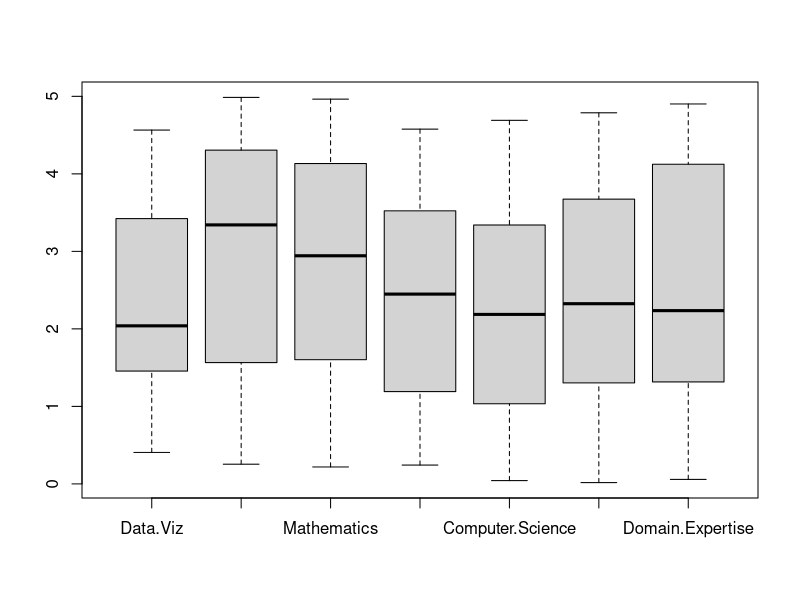
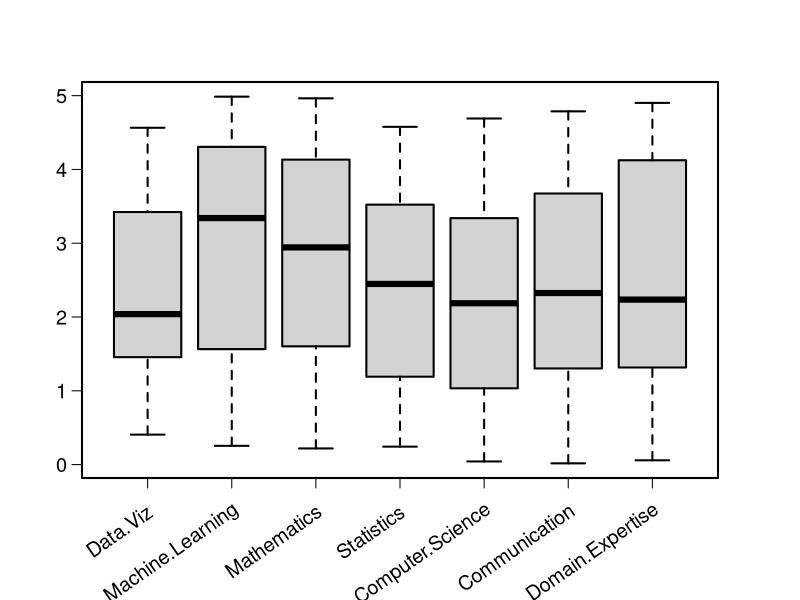
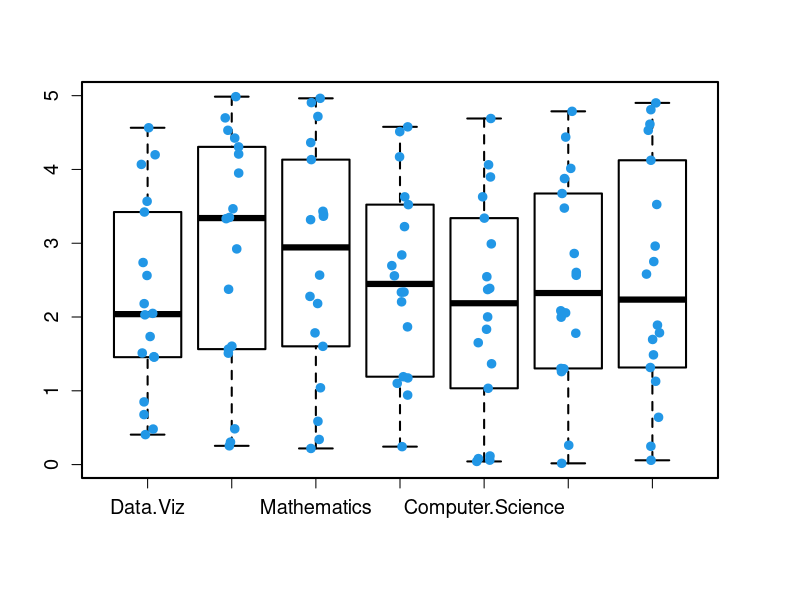

Source code (R) for these figures, in order:
#[Hadley Wickham and  Lisa Stryjewski's paper on boxplots ](https://vita.had.co.nz/papers/boxplots.pdf)


df <- read.csv('dat/classProfiles.csv')

# THE OG BOXPLOT
boxplot(df)

# THE VERSION WITH THE NICE LOOKING LABELS
# FROM: https://www.tenderisthebyte.com/blog/2019/04/25/rotating-axis-labels-in-r/
par(mar = c(6.1, 4.1, 4.1, 4.1), # change the margins
    lwd = 2, # increase the line thickness
    cex.axis = 1.2 # increase default axis label size
    )

boxplot(df, xaxt = "n", yaxt = "n")

## Draw x-axis without labels.
axis(side = 1, labels = FALSE)

## Draw y-axis.
axis(side = 2,
     ## Rotate labels perpendicular to y-axis.
     las = 2,
     ## Adjust y-axis label positions.
     mgp = c(3, 0.75, 0))

## Draw the x-axis labels.
text(x = 1:length(df),
     ## Move labels to just below bottom of chart.
     y = par("usr")[3] - 0.45,
     ## Use names from the data list.
     labels = names(df),
     ## Change the clipping region.
     xpd = NA,
     ## Rotate the labels by 35 degrees.
     srt = 35,
     ## Adjust the labels to almost 100% right-justified.
     adj = 0.965,
     ## Increase label size.
     cex = 1.2)

# THE VERSION WITH POINTS

boxplot(df,col = "white")
# Points
stripchart(df,              # Data
           method = "jitter", # Random noise
           pch = 19,          # Pch symbols
           col = 4,           # Color of the symbol
           vertical = TRUE,   # Vertical mode
           add = TRUE)        # Add it over

